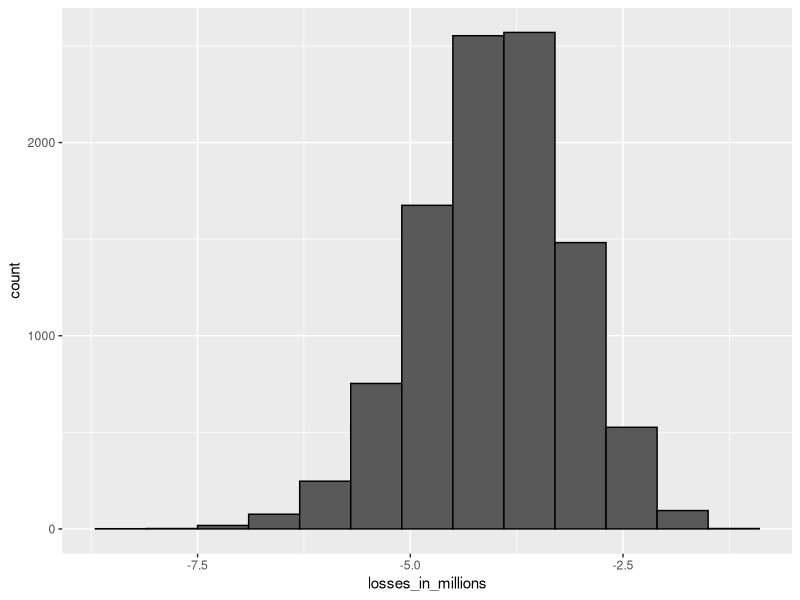
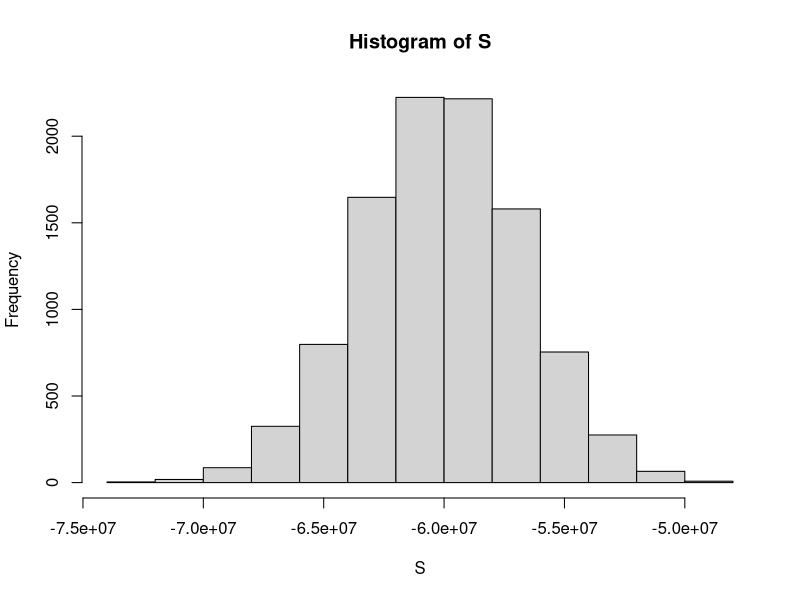

The R source for these figures, in order:
### Author: WeilianMuchen
### 1 The Big Short

## The Big Short: Interest Rates Explained
# Code: Interest rate sampling model
n <- 1000
loss_per_foreclosure <- -200000
p <- 0.02
defaults <- sample( c(0,1), n, prob=c(1-p, p), replace = TRUE)
sum(defaults * loss_per_foreclosure)

# Code: Interest rate Monte Carlo simulation
B <- 10000
losses <- replicate(B, {
  defaults <- sample( c(0,1), n, prob=c(1-p, p), replace = TRUE) 
  sum(defaults * loss_per_foreclosure)
})

# Code: Plotting expected losses
library(tidyverse)
data.frame(losses_in_millions = losses/10^6) %>%
  ggplot(aes(losses_in_millions)) +
  geom_histogram(binwidth = 0.6, col = "black")

# Code: Expected value and standard error of the sum of 1,000 loans
n*(p*loss_per_foreclosure + (1-p)*0)    # expected value 
sqrt(n)*abs(loss_per_foreclosure)*sqrt(p*(1-p))    # standard error

# Code: Calculating interest rates for expected value of 0
# We can calculate the amount  𝑥  to add to each loan so that the expected value is 0 using the equation  𝑙𝑝+𝑥(1−𝑝)=0 . Note that this equation is the definition of expected value given a loss per foreclosure  𝑙  with foreclosure probability  𝑝  and profit  𝑥  if there is no foreclosure (probability  1−𝑝 ).
# We solve for  𝑥=−𝑙𝑝1−𝑝  and calculate  𝑥 :
x = - loss_per_foreclosure*p/(1-p)
x

# On a $180,000 loan, this equals an interest rate of:
x/180000

# Code: Calculating interest rate for 1% probability of losing money
l <- loss_per_foreclosure
z <- qnorm(0.01)
x <- -l*( n*p - z*sqrt(n*p*(1-p)))/ ( n*(1-p) + z*sqrt(n*p*(1-p)))
x/180000    # interest rate
loss_per_foreclosure*p + x*(1-p)    # expected value of the profit per loan
n*(loss_per_foreclosure*p + x*(1-p)) # expected value of the profit over n loans

# Code: Monte Carlo simulation for 1% probability of losing money
# Note that your results will vary from the video because the seed is not set.
B <- 100000
profit <- replicate(B, {
  draws <- sample( c(x, loss_per_foreclosure), n, 
                   prob=c(1-p, p), replace = TRUE) 
  sum(draws)
})
mean(profit)    # expected value of the profit over n loans
mean(profit<0)    # probability of losing money

## The Big Short
# Code: Expected value with higher default rate and interest rate
p <- .04
loss_per_foreclosure <- -200000
r <- 0.05
x <- r*180000
loss_per_foreclosure*p + x*(1-p)

# Code: Calculating number of loans for desired probability of losing money
# The number of loans required is:
z <- qnorm(0.01)
l <- loss_per_foreclosure
n <- ceiling((z^2*(x-l)^2*p*(1-p))/(l*p + x*(1-p))^2)
n    # number of loans required
n*(loss_per_foreclosure*p + x * (1-p))    # expected profit over n loans

# Code: Monte Carlo simulation with known default probability
# This Monte Carlo simulation estimates the expected profit given a known probability of default  𝑝=0.04 . Note that your results will differ from the video because the seed is not set.
B <- 10000
p <- 0.04
x <- 0.05 * 180000
profit <- replicate(B, {
  draws <- sample( c(x, loss_per_foreclosure), n, 
                   prob=c(1-p, p), replace = TRUE) 
  sum(draws)
})
mean(profit)

# Code: Monte Carlo simulation with unknown default probability
# This Monte Carlo simulation estimates the expected profit given an unknown probability of default  0.03≤𝑝≤0.05 , modeling the situation where an event changes the probability of default for all borrowers simultaneously. Note that your results will differ from the video because the seed is not set.
p <- 0.04
x <- 0.05*180000
profit <- replicate(B, {
  new_p <- 0.04 + sample(seq(-0.01, 0.01, length = 100), 1)
  draws <- sample( c(x, loss_per_foreclosure), n, 
                   prob=c(1-new_p, new_p), replace = TRUE)
  sum(draws)
})
mean(profit)    # expected profit
mean(profit < 0)    # probability of losing money
mean(profit < -10000000)    # probability of losing over $10 million

## DataCamp Assessment: The Big Short
# Exercise 1. Bank earnings
# Using the sample function, generate a vector called defaults that contains n samples from a vector of c(0,1), where 0 indicates a payment and 1 indicates a default
# Multiply the total number of defaults by the loss per foreclosure.
# Assign the number of loans to the variable `n`
n <- 10000

# Assign the loss per foreclosure to the variable `loss_per_foreclosure`
loss_per_foreclosure <- -200000

# Assign the probability of default to the variable `p_default`
p_default <- 0.03

# Use the `set.seed` function to make sure your answer matches the expected result after random sampling
set.seed(1)

# Generate a vector called `defaults` that contains the default outcomes of `n` loans
defaults <- sample( c(0,1), n, replace = TRUE, prob=c(1-p_default, p_default))

# Generate `S`, the total amount of money lost across all foreclosures. Print the value to the console.
S <- sum(defaults * loss_per_foreclosure)
S

# Exercise 2. Bank earnings Monte Carlo
# Within a replicate loop with 10,000 iterations, use sample to generate a list of 10,000 loan outcomes: payment (0) or default (1). Use the outcome order c(0,1) and probability of default p_default.
# Still within the loop, use the function sum to count the number of foreclosures multiplied by loss_per_foreclosure to return the sum of all losses across the 10,000 loans. If you do not take the sum inside the replicate loop, DataCamp may crash with a "Session Expired" error.
# Plot the histogram of values using the function hist.
# Assign the number of loans to the variable `n`
n <- 10000

# Assign the loss per foreclosure to the variable `loss_per_foreclosure`
loss_per_foreclosure <- -200000

# Assign the probability of default to the variable `p_default`
p_default <- 0.03

# Use the `set.seed` function to make sure your answer matches the expected result after random sampling
set.seed(1)

# The variable `B` specifies the number of times we want the simulation to run
B <- 10000

# Generate a list of summed losses 'S'. Replicate the code from the previous exercise over 'B' iterations to generate a list of summed losses for 'n' loans. Ignore any warnings for now.

S <- replicate(B, {
  defaults <- sample( c(0,1), n, prob=c(1-p_default, p_default), replace = TRUE) 
  sum(defaults * loss_per_foreclosure)
})

# Plot a histogram of 'S'. Ignore any warnings for now.
hist(S)

# Exercise 3. Bank earnings expected value
# Using the chances of default (p_default), calculate the expected losses over 10,000 loans.
# Assign the number of loans to the variable `n`
n <- 10000

# Assign the loss per foreclosure to the variable `loss_per_foreclosure`
loss_per_foreclosure <- -200000

# Assign the probability of default to the variable `p_default`
p_default <- 0.03

# Calculate the expected loss due to default out of 10,000 loans
n*(p_default*loss_per_foreclosure + (1-p_default)*0)

# Exercise 4. Bank earnings standard error
# Compute the standard error of the random variable S you generated in the previous exercise, the summed outcomes of 10,000 loans.
# Assign the number of loans to the variable `n`
n <- 10000

# Assign the loss per foreclosure to the variable `loss_per_foreclosure`
loss_per_foreclosure <- -200000

# Assign the probability of default to the variable `p_default`
p_default <- 0.03

# Compute the standard error of the sum of 10,000 loans
sqrt(n) * abs(loss_per_foreclosure) * sqrt(p_default*(1 - p_default))

# Exercise 5. Bank earnings interest rate - 1
# If the amount of money lost or gained equals 0, the probability of default times the total loss per default equals the amount earned per probability of the loan being paid.
# Divide the total amount needed per loan by the loan amount to determine the interest rate.
# Assign the loss per foreclosure to the variable `loss_per_foreclosure`
loss_per_foreclosure <- -200000

# Assign the probability of default to the variable `p_default`
p_default <- 0.03

# Assign a variable `x` as the total amount necessary to have an expected outcome of $0 
x <- -(loss_per_foreclosure*p_default) / (1 - p_default)

# Convert `x` to an interest rate, given that the loan amount is $180,000. Print this value to the console.
x / 180000

# Exercise 6. Bank earnings interest rate - 2
# Use the qnorm function to compute a continuous variable at given quantile of the distribution to solve for z.
# In this equation, l, p, and n are known values. Once you've solved for z, solve for x.
# Divide x by the loan amount to calculate the rate.
# Assign the number of loans to the variable `n`
n <- 10000

# Assign the loss per foreclosure to the variable `loss_per_foreclosure`
loss_per_foreclosure <- -200000

# Assign the probability of default to the variable `p_default`
p_default <- 0.03

# Generate a variable `z` using the `qnorm` function
z <- qnorm(0.05)

# Generate a variable `x` using `z`, `p_default`, `loss_per_foreclosure`, and `n`
x <- -loss_per_foreclosure*( n*p_default - z*sqrt(n*p_default*(1 - p_default)))/ ( n*(1 - p_default) + z*sqrt(n*p_default*(1 - p_default)))

# Convert `x` to an interest rate, given that the loan amount is $180,000. Print this value to the console.
x / 180000